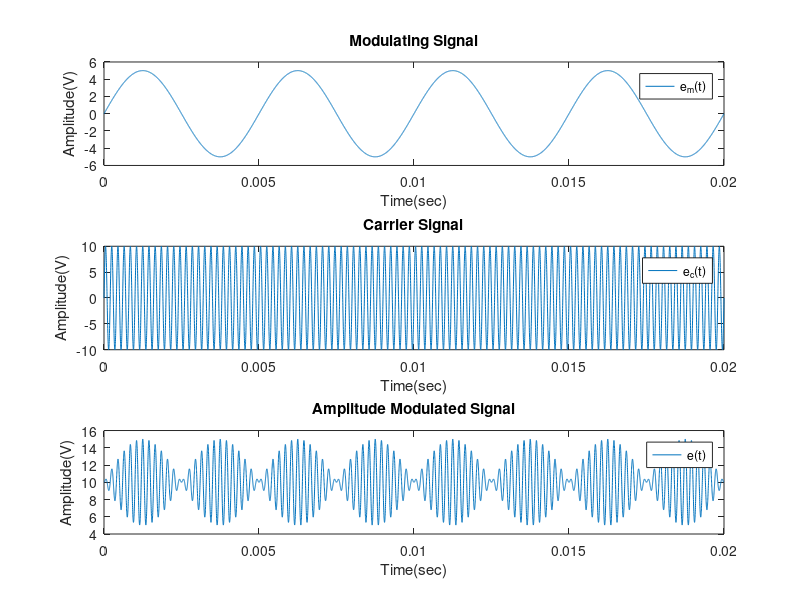

Write MATLAB code to recreate this figure.
clc ;
clear all;  
close all;

fc = 5000;   %carrier frequency = 1kHz
fm = 200;    %modulating frequecy = 100Hz
Ac = 10;     %amplitude of carrier signal 
Am = 5;      %amplitude of modulating signal
m = Am / Ac; %modulation index = 0.5
t = linspace(0,0.02,10000);

%noise = randn(size(t));  %generating noise

ec = Ac * sin(2*pi*fc*t); %definition of carrier signal 
em = Am * sin(2*pi*fm*t); %definition of modulating signal 
y = Ac * (1 + (m*sin(2*pi*fm*t).*sin(2*pi*fc*t))); %definition of modulated signal 
%y = Ac * (1 + (m*sin(2*pi*fm*t).*sin(2*pi*fc*t)) + noise); %definition of modulated signal with noise. 

figure;
subplot(3,1,1); 
plot(t,em);    %plotting modulating/information signal 
xlabel('Time(sec)');
ylabel('Amplitude(V)');
title('Modulating Signal');
legend('e_m(t)');

subplot(3,1,2);
plot(t,ec);   %plotting carrier signal 
xlabel('Time(sec)');
ylabel('Amplitude(V)');
title('Carrier Signal');
legend('e_c(t)');

subplot(3,1,3);
plot(t,y);    %plotting amplitude modulated signal 
xlabel('Time(sec)');
ylabel('Amplitude(V)');
title('Amplitude Modulated Signal');
legend('e(t)');

